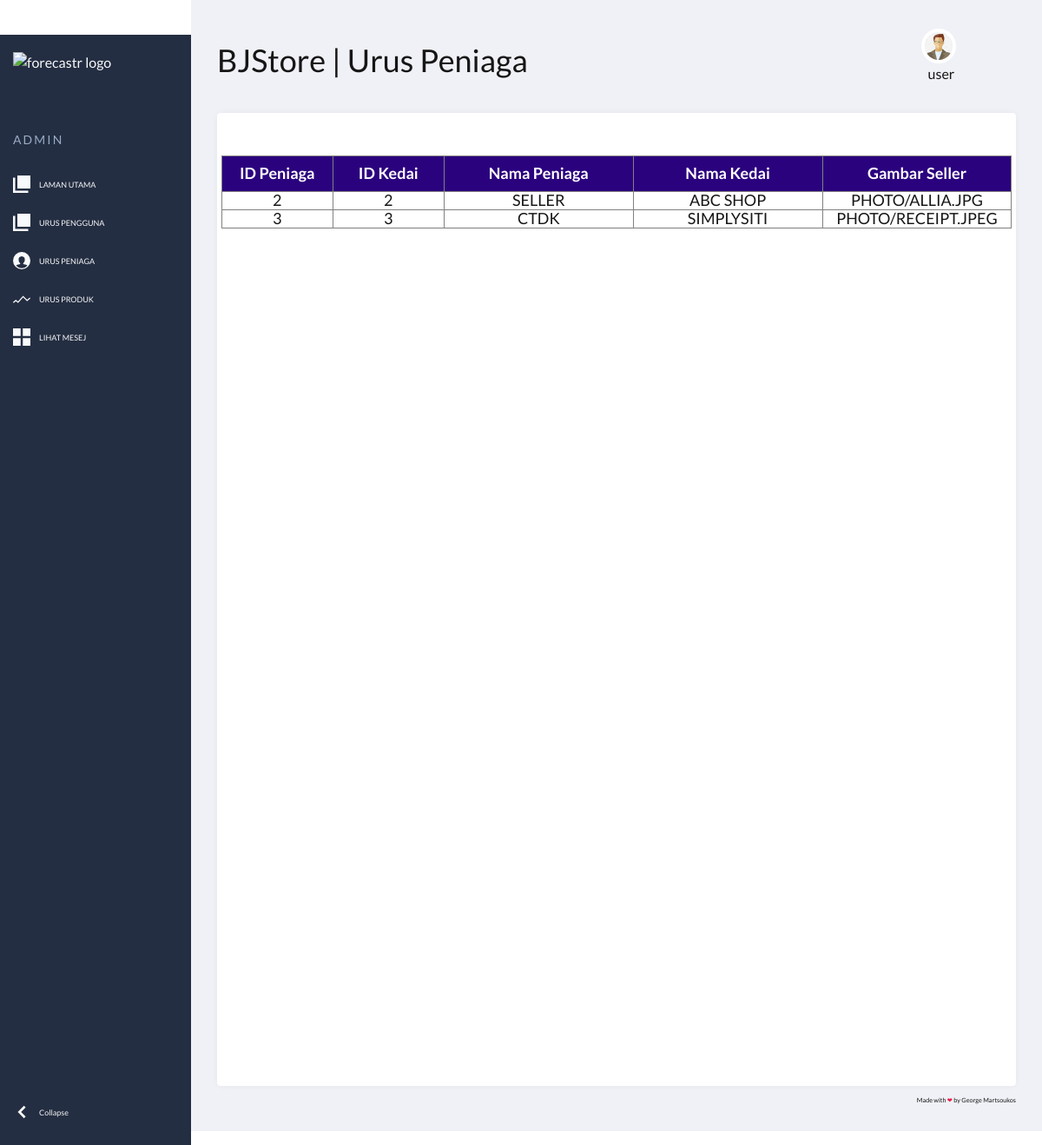
The app's page /adminseller.php (signed in) with its own data.
### tables this page shows
CREATE TABLE `seller` (
  `sellerID` int(11) NOT NULL,
  `username` varchar(255) NOT NULL,
  `password` varchar(255) NOT NULL,
  `sellerName` varchar(255) NOT NULL,
  `shopID` int(11) NOT NULL,
  `shopName` varchar(255) NOT NULL,
  `sellerAddress` varchar(200) NOT NULL,
  `sellerEmail` varchar(50) NOT NULL,
  `phoneNumber` int(11) NOT NULL,
  `sellerpic` varchar(100) NOT NULL
);

### adminseller.php (the view, shortened to what this page needs)
<!DOCTYPE html>
<html lang="en">
  <head>
    <link rel="stylesheet" href="https://maxcdn.bootstrapcdn.com/bootstrap/3.2.0/css/bootstrap.min.css">
    <link rel="stylesheet" href="https://maxcdn.bootstrapcdn.com/font-awesome/4.3.0/css/font-awesome.min.css">
    <link rel="stylesheet" href="css/owl.carousel.css">
    <link rel="stylesheet" href="mystyle.css">
    <link rel="stylesheet" href="css/responsive.css">
  </head>
  <body>
<header class="page-header"  >
  <nav>
    <a href="#0">
      <img class="logo" src="https://s3-us-west-2.amazonaws.com/s.cdpn.io/162656/vertical-logo.svg" alt="forecastr logo">
    </a>
    <ul class="admin-menu">
      <li class="menu-heading">
        <h3>Admin</h3>
      </li>
      <li>
        <a href="adminhomepage.php">
          <svg>
            <use xlink:href="#pages"></use>
          </svg>
          <span>LAMAN UTAMA</span>
        </a>
      </li>
      <li>
        <a href="adminuserpage.php">
          <svg>
            <use xlink:href="#pages"></use>
          </svg>
          <span>URUS PENGGUNA</span>
        </a>
      </li>
      <li>
        <a href="adminseller.php">
          <svg>
            <use xlink:href="#users"></use>
          </svg>
          <span>URUS PENIAGA</span>
        </a>
      </li>
      <li>
        <a href="admincategory.php">
            <svg>
              <use xlink:href="#trends"></use>
            </svg>
            <span>URUS PRODUK</span>
          </a>
      </li>
      <li>
        <a href="admincontact.php">
          <svg>
            <use xlink:href="#collection"></use>
          </svg>
          <span>LIHAT MESEJ</span>
        </a>
      </li>
      <li>
        <button class="collapse-btn" aria-expanded="true" aria-label="collapse menu">
          <svg aria-hidden="true">
            <use xlink:href="#collapse"></use>
          </svg>
          <span>Collapse</span>
        </button>
      </li>
    </ul>
  </nav>
</header>
<section class="page-content">
  <section class="search-and-user">
    <form>
      <div class="header">
  <h1> BJStore | Urus Peniaga</h1>
</div>
    </form>
        <div class="navbar-collapse collapse">
        <ul class="nav navbar-nav">
        <div class="dropdownnew">
                            <button class="dropbtn"><a href="#" class="profileIcon"></a><img src="photo/images.jpeg"  class="image-circle"/>&nbsp&nbsp<?php echo $_SESSION['username']; ?></button>
                     </div>
                    </ul>
                </div>
  </section>
  <section class="grid">
    <article>
    <div class="product-widget-area">
                    <div class="brand-wrapper">
                        <center>
                            <h4>
                                <br><br>
                                <?php
                                include('config.php');
                                if ($result = $link->query("SELECT * FROM seller"))
                                {
                                if ($result->num_rows > 0)
                                {
                                echo "<table border='1' width='99%' id='tebel' cellpadding='10'>";
                                echo "<tr><th width='100px'>ID Peniaga</th><th width='100px'>ID Kedai</th><th width='170px'>Nama Peniaga</th><th width='170px'>Nama Kedai</th><th width='170px'>Gambar Seller</th></tr>";
                                while ($row = $result->fetch_object())
                                {
                                echo "<tr>";
                                echo strtoupper ("<td>" . $row->sellerID . "</td>");
                                echo strtoupper ("<td>" . $row->shopID . "</td>");
                                echo strtoupper ("<td>" . $row->sellerName . "</td>");
                                echo strtoupper ("<td>" . $row->shopName . "</td>");
                                echo strtoupper ("<td>" . $row->sellerpic . "</td>");
                                echo "</tr>";
                                }
                                echo "</table>";
                                }
                                else
                                {
                                echo "No results to display!";
                                }
                                }
                                else
                                {
                                echo "Error: " . $mysqli->error;
                                }
                                ?>
                        </center>
                    </div>
                </div>
    </article>
  </section>
  <footer class="page-footer">
    <small>Made with <span>❤</span> by <a href="http://georgemartsoukos.com/" target="_blank">George Martsoukos</a>
    </small>
  </footer>
</section>
  </body>
</html>

### mystyle.css (style rules this page uses)
:root { --page-header-bgColor: #242e42; --page-header-bgColor-hover: #1d2636; --page-header-txtColor: #f8f9fa; --page-header-headingColor: #9aabc7; --page-header-width: 220px; --page-content-bgColor:#f0f1f6; --page-content-txtColor: #171616; --page-content-blockColor: #fff; --white: rgb(10, 10, 10); --black: #333; --blue: #00b9eb; --red: #ec1848; --border-radius: 4px; --box-shadow: 0 0 10px -2px rgba(0, 0, 0, 0.075); }
* { padding: 0; margin: 0; box-sizing: border-box; }
ul { list-style: none; }
a, button { color: inherit; }
a { text-decoration: none; }
button { background: none; cursor: pointer; }
button, input { border: none; }
svg { display: block; }
body { font: 16px/1.5 "Lato", arial; }
.page-header { position: fixed; top: 0; left: 0; right: 0; bottom: 0; overflow: auto; padding-top: 10px; width: var(--page-header-width); color: var(--page-header-txtColor); background: var(--page-header-bgColor); }
body { position: relative; }
.page-header { position: absolute; top: 0; left: 0; height: 100%; }
.page-header nav { display: flex; flex-direction: column; min-height: 100%; }
.page-header .logo { display: block; max-width: 120px; margin: 10px 15px; }
.page-header .admin-menu { display: flex; flex-direction: column; flex-grow: 1; margin-top: 35px; }
.page-header .admin-menu li:nth-last-child(2) { margin-bottom: 35px; }
.page-header .admin-menu li:last-child { margin-top: auto; margin-bottom: 20px; }
.page-header .admin-menu li > * { width: 100%; padding: 12px 15px; }
.page-header .admin-menu .menu-heading h3 { text-transform: uppercase; letter-spacing: 0.15em; font-size: 14px; margin-top: 12px; color: var(--page-header-headingColor); }
.page-header .admin-menu svg { text-transform: uppercase; width: 20px; height: 20px; fill: var(--page-header-txtColor); margin-right: 10px; transition: fill 0.2s; }
.page-header .admin-menu a, .page-header .admin-menu button { display: flex; align-items: center; font-size: 0.9rem; transition: background 0.2s, color 0.2s; }
.page-content { position: relative; left: var(--page-header-width); width: calc(100% - var(--page-header-width)); min-height: 100vh; padding: 30px; color: var(--page-content-txtColor); background: var(--page-content-bgColor); }
.search-and-user { display: grid; grid-template-columns: 1fr auto; grid-column-gap: 50px; align-items: center; background: var(--page-content-bgColor); margin-bottom: 30px; }
.search-and-user form { position: relative; }
.search-and-user ::placeholder { color: var(--page-content-txtColor); }
.page-content .grid { display: grid; grid-template-columns: repeat(2, 1fr); grid-gap: 30px; }
.page-content .grid > article { display: flex; height: 1120px; background: var(--page-content-blockColor); border-radius: var(--border-radius); box-shadow: var(--box-shadow); }
.page-content .grid > article:first-child, .page-content .grid > article:last-child { grid-column: 1 / -1; }
.page-footer { font-size: 0.85rem; text-align: right; margin-top: 10px; }
.page-footer span { color: var(--red); }
.dropdownnew { position: relative; display: inline-block; width:5%; float: right; margin-right: 86px; }
.image-circle { border-radius: 50%; width: 40px; height: 40px; border: 4px solid #FFF; }
table#tebel th { background-color: #2b027e; color: white; text-align: center; padding: 10px; }
table#tebel { table-layout:fixed; text-align: center; }

### records on screen
seller: sellerID "2", shopID "2", sellerName "SELLER", shopName "ABC SHOP", sellerpic "PHOTO/ALLIA.JPG"
seller: sellerID "3", shopID "3", sellerName "CTDK", shopName "SIMPLYSITI", sellerpic "PHOTO/RECEIPT.JPEG"

### other values on screen
$_SESSION['username'] "user"
